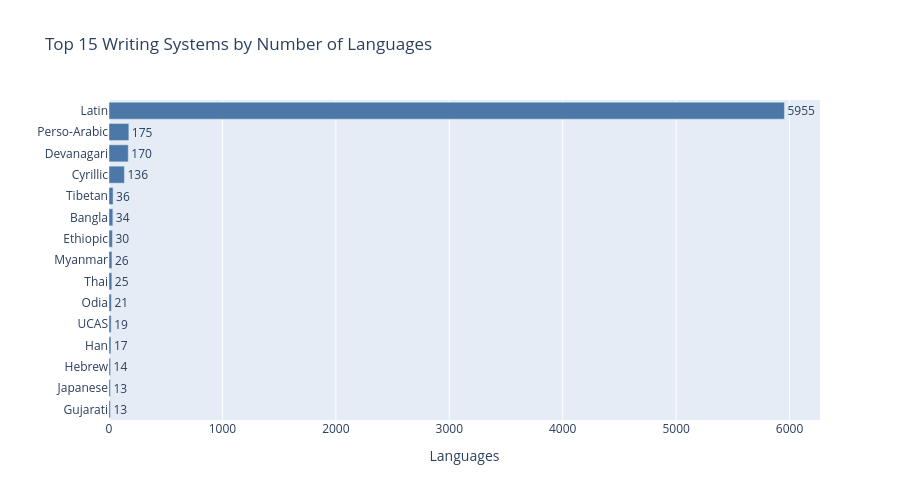

This figure's notebook cell:
### Markdown cell above
## 4 · Bar chart — languages per script (top 15)

### Code cell
top15 = script_df.head(15)

fig = px.bar(
    top15,
    x="language_count",
    y="script",
    orientation="h",
    text="language_count",
    labels={"language_count": "Languages", "script": ""},
    title="Top 15 Writing Systems by Number of Languages",
    color_discrete_sequence=["#4c78a8"],
)
fig.update_layout(yaxis={"categoryorder": "total ascending"}, height=500)
fig.update_traces(textposition="outside")
fig.show()

### Figure 1 — Plotly figure (JSON) as saved in the notebook; plotly's stock layout.template omitted (floating-point values rounded to 4 significant figures)
{"data": [{"hovertemplate": "Languages=%{text}<br>=%{y}<extra></extra>", "legendgroup": "", "marker": {"color": "#4c78a8", "pattern": {"shape": ""}}, "name": "", "orientation": "h", "showlegend": false, "text": [5955.0, 175.0, 170.0, 136.0, 36.0, 34.0, 30.0, 26.0, 25.0, 21.0, 19.0, 17.0, 14.0, 13.0, 13.0], "textposition": "outside", "type": "bar", "x": [5955, 175, 170, 136, 36, 34, 30, 26, 25, 21, 19, 17, 14, 13, 13], "xaxis": "x", "y": ["Latin", "Perso-Arabic", "Devanagari", "Cyrillic", "Tibetan", "Bangla", "Ethiopic", "Myanmar", "Thai", "Odia", "UCAS", "Han", "Hebrew", "Gujarati", "Japanese"], "yaxis": "y"}], "layout": {"barmode": "relative", "height": 500, "legend": {"tracegroupgap": 0}, "title": {"text": "Top 15 Writing Systems by Number of Languages"}, "xaxis": {"anchor": "y", "domain": [0, 1], "title": {"text": "Languages"}}, "yaxis": {"anchor": "x", "categoryorder": "total ascending", "domain": [0, 1], "title": {"text": ""}}}}
